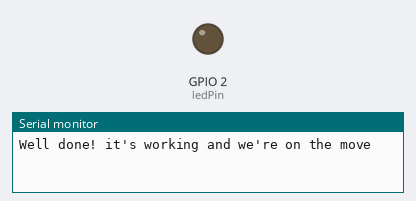
This sketch was run on a simulated ESP32. Parts: output pins drawn as LEDs (lit = HIGH), the last lines printed to the serial monitor.

Above: at 1.1 s.
At 8.9 s:
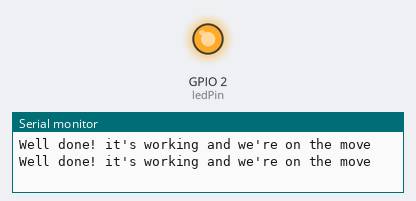
Timing chart, 0 to 9.2 s (numbered marks = the images above):
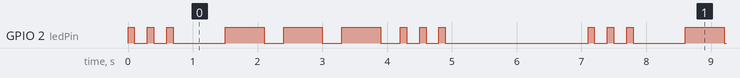

Measured:
- by itself, GPIO 2 (ledPin): repeats every 7.1 s: 2 × (LOW 0.20 s, HIGH 0.10 s), LOW 0.80 s, 3 × (HIGH 0.60 s, LOW 0.30 s), 2 × (HIGH 0.10 s, LOW 0.20 s), HIGH 0.10 s, LOW 2.2 s, HIGH 0.10 s
- by itself, everything shown: repeats every 7.1 s, in 18 steps

The sketch:

PHS_Test_1.ino
```cpp
//   More examples here... https://www.arduino.cc/en/Tutorial/BuiltInExamples


// YES IT'S A BLINK TEST, BUT IT DOES DEMONSTRATE THAT EVERYTHING IS WORKING

// USE A BREADBOARD
// CONNECT AN LED 'Anode+ve long wire' TO ESP32 PIN 2 AND THE 'Cathode-ve short wire' TO A RESISTOR (OF AROUND 450 OHMS) AND GROUND
// PLUG IN THE USB CABLE AND HIT 'UPLOAD'

// OPEN YOUR SERIAL MONITOR AND SET THE SPEED TO '115200' BAUD

void setup() {

  #define ledPin 2

  Serial.begin(115200);
  pinMode(ledPin, OUTPUT);
}

void loop() {
  Serial.print("Well done! it's working and we're on the move\n");  // something to learn just here
  for (int this1 = 0; this1 < 3; this1++) {
      digitalWrite(ledPin, HIGH);
      delay(100);
      digitalWrite(ledPin, LOW);
      delay(200);
  }
  delay(600);
  for (int this1 = 0; this1 < 3; this1++) {
      digitalWrite(ledPin, HIGH);
      delay(600);
      digitalWrite(ledPin, LOW);
      delay(300);
  }
  for (int this1 = 0; this1 < 3; this1++) {
      digitalWrite(ledPin, HIGH);
      delay(100);
      digitalWrite(ledPin, LOW);
      delay(200);
  }
  delay(2000);
}
```
